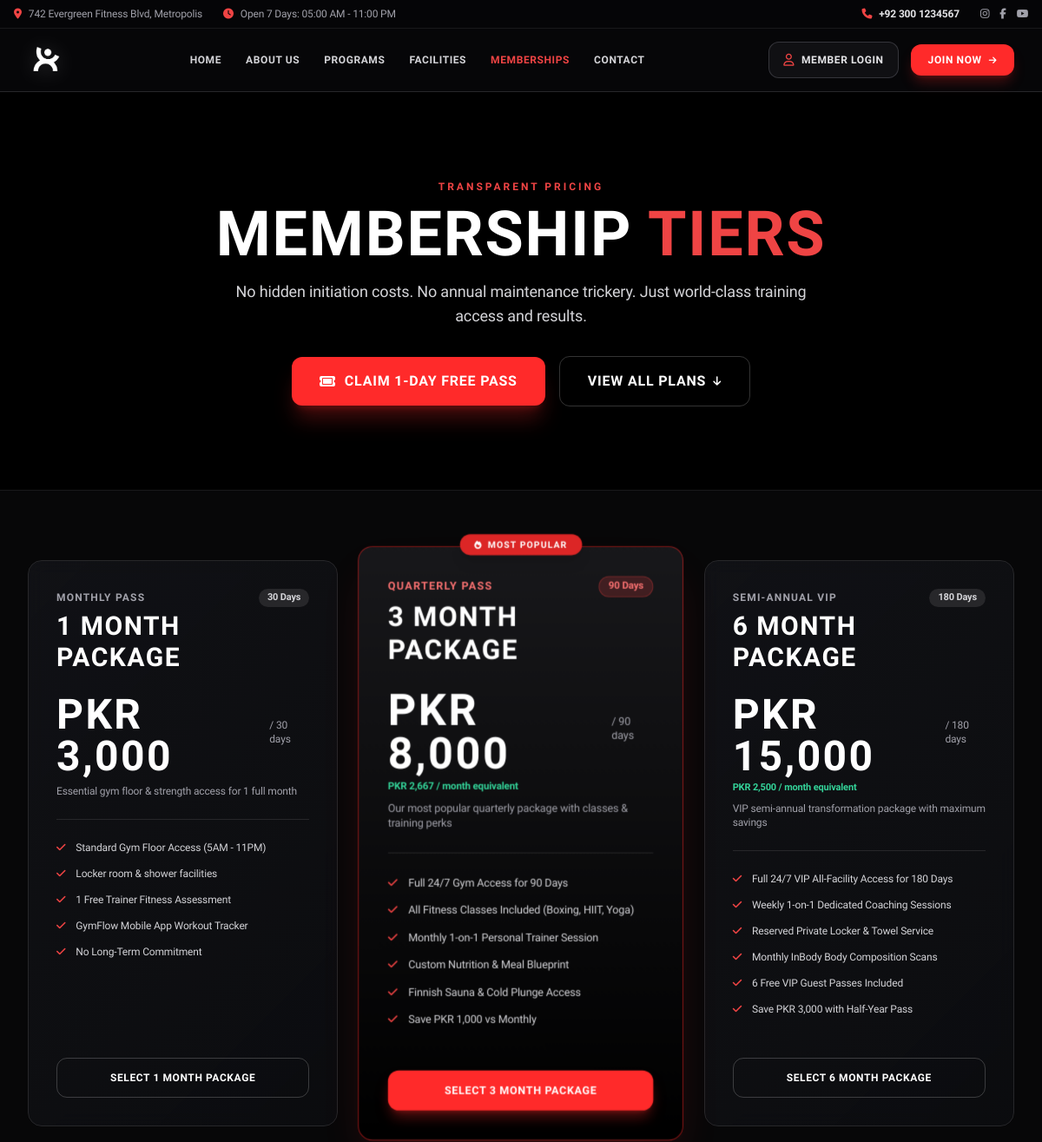
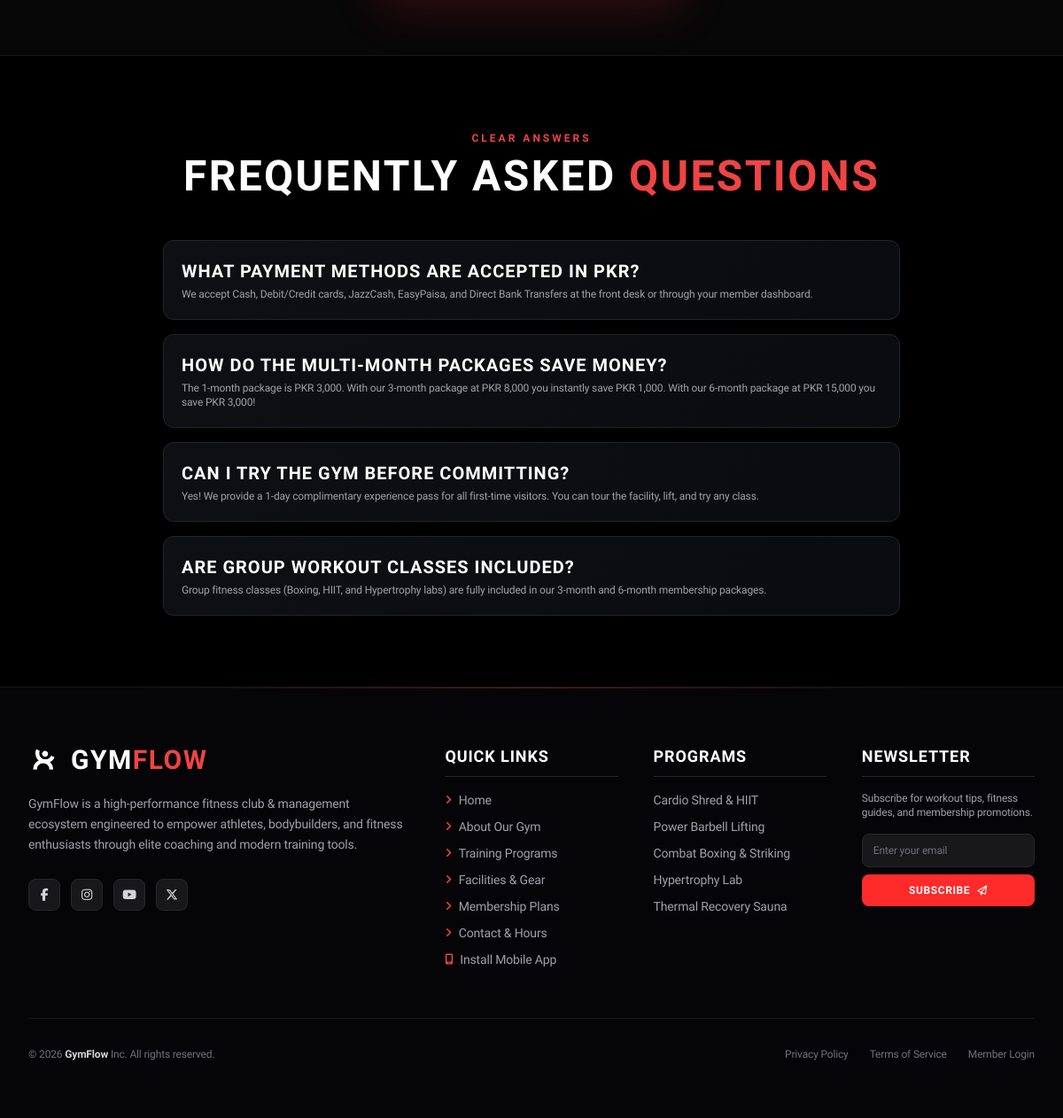
/pricing.php, run on the app's committed database (2 pictures, top to bottom).
### tables this page shows
CREATE TABLE IF NOT EXISTS `membership_plans` (
    `id` INT AUTO_INCREMENT PRIMARY KEY,
    `name` VARCHAR(100) NOT NULL,
    `slug` VARCHAR(100) NOT NULL UNIQUE,
    `description` TEXT NULL,
    `price` DECIMAL(10, 2) NOT NULL,
    `duration_days` INT NOT NULL DEFAULT 30,
    `features` TEXT NULL,  
    `is_popular` TINYINT(1) DEFAULT 0,
    `status` ENUM('active', 'inactive') DEFAULT 'active',
    `created_at` TIMESTAMP DEFAULT CURRENT_TIMESTAMP
);

### config/app.php (called while the page is built, shortened)
<?php
function getRootPrefix(): string {
    $projectRoot = str_replace('\\', '/', realpath(dirname(__DIR__)) ?: dirname(__DIR__));
    $scriptFilename = $_SERVER['SCRIPT_FILENAME'] ?? '';
    if ($scriptFilename) {
        $currentScriptDir = str_replace('\\', '/', realpath(dirname($scriptFilename)) ?: dirname($scriptFilename));
        $pRootLower = strtolower(rtrim($projectRoot, '/'));
        $cDirLower = strtolower(rtrim($currentScriptDir, '/'));
        if (strpos($cDirLower, $pRootLower) === 0) {
            $sub = trim(substr($currentScriptDir, strlen($projectRoot)), '/\\');
            return '';
        }
    }
    $script = str_replace('\\', '/', $_SERVER['SCRIPT_NAME'] ?? '');
    $dir = trim(dirname($script), '/\\');
    $parts = array_filter(explode('/', $dir));
    return str_repeat('../', count($parts));
}
function url(string $path = ''): string {
    $path = ltrim($path, '/');
    if ($path === '' || $path === 'index.php') {
        $cleanPath = '';
    } else {
        $cleanPath = preg_replace('/\.php(\?|#|$)/', '$1', $path);
    }
    $prefix = getRootPrefix();
    return $prefix . ($cleanPath === '' ? ($prefix ? '' : './') : $cleanPath);
}

### pricing.php (the view, shortened to what this page needs)
<?php
require_once __DIR__ . '/config/app.php';
require_once __DIR__ . '/components/head.php';
require_once __DIR__ . '/components/header.php';
?>
<main class="flex-grow">
    <section class="relative py-20 lg:py-24 bg-black overflow-hidden border-b border-zinc-900">
        <div class="relative z-10 max-w-7xl mx-auto px-4 sm:px-6 lg:px-8 text-center">
            <span class="text-red-500 text-xs font-bold uppercase tracking-[0.25em]">Transparent Pricing</span>
            <h1 class="font-heading text-5xl sm:text-7xl font-bold text-white uppercase tracking-wide mt-2">
                MEMBERSHIP <span class="text-red-500">TIERS</span>
            </h1>
            <p class="mt-4 text-zinc-300 max-w-2xl mx-auto text-base sm:text-lg">
                No hidden initiation costs. No annual maintenance trickery. Just world-class training access and results.
            </p>
            <div class="mt-8 flex flex-wrap items-center justify-center gap-4">
                <a href="<?= url('contact.php?program=Free+1-Day+Trial+Pass+%26+Tour') ?>" class="btn-primary text-sm sm:text-base font-bold uppercase tracking-wider px-8 py-4 rounded-xl shadow-xl shadow-red-600/30 inline-flex items-center gap-2.5">
                    <i class="fa-solid fa-ticket text-white"></i>
                    <span>Claim 1-Day Free Pass</span>
                </a>
                <a href="#plans" class="btn-outline text-sm sm:text-base font-bold uppercase tracking-wider px-8 py-4 rounded-xl inline-flex items-center gap-2">
                    <span>View All Plans</span>
                    <i class="fa-solid fa-arrow-down text-xs"></i>
                </a>
            </div>
        </div>
    </section>
<?php
$dbPlans = [];
try {
    $db = getDB();
    $stmtP = $db->query("SELECT * FROM membership_plans WHERE status = 'active' ORDER BY duration_days ASC");
    $dbPlans = $stmtP->fetchAll();
} catch (Exception $e) {
    $dbPlans = [];
}
?>
    <section id="plans" class="py-20 bg-[#070708]">
        <div class="max-w-7xl mx-auto px-4 sm:px-6 lg:px-8">
            <div class="grid grid-cols-1 md:grid-cols-3 gap-8 items-stretch">
                <?php if (!empty($dbPlans)): ?>
                    <?php foreach ($dbPlans as $plan):
                        $features = json_decode($plan['features'] ?? '[]', true) ?: [];
                        $isPop = (bool)$plan['is_popular'];
                        $durationMonths = max(1, round($plan['duration_days'] / 30));
                        $monthlyEquiv = round($plan['price'] / $durationMonths);
                    ?>
                        <div class="glass-card rounded-2xl p-8 flex flex-col justify-between relative transition-all border <?= $isPop ? 'border-red-600/60 shadow-2xl shadow-red-600/20 scale-105 bg-gradient-to-b from-zinc-900 to-black z-10' : 'border-zinc-800 hover:border-zinc-700' ?>">
                            <?php if ($isPop): ?>
                                <div class="absolute -top-3.5 left-1/2 -translate-x-1/2 bg-red-600 text-white text-[10px] font-extrabold uppercase tracking-widest px-4 py-1 rounded-full shadow-lg flex items-center gap-1.5">
                                    <i class="fa-solid fa-fire text-[9px]"></i>
                                    <span>Most Popular</span>
                                </div>
                            <?php endif; ?>
                            <div>
                                <div class="flex items-center justify-between">
                                    <span class="text-xs uppercase tracking-widest <?= $isPop ? 'text-red-400' : 'text-zinc-400' ?> font-bold">
                                        <?= $plan['duration_days'] >= 180 ? 'Semi-Annual VIP' : ($plan['duration_days'] >= 90 ? 'Quarterly Pass' : 'Monthly Pass') ?>
                                    </span>
                                    <span class="text-[11px] font-bold px-2.5 py-0.5 rounded-full <?= $isPop ? 'bg-red-500/20 text-red-400 border border-red-500/30' : 'bg-zinc-800 text-zinc-300' ?>">
                                        <?= (int)$plan['duration_days'] ?> Days
                                    </span>
                                </div>
                                <h3 class="font-heading text-3xl font-bold text-white mt-1 uppercase"><?= htmlspecialchars($plan['name']) ?></h3>
                                <div class="mt-6 flex items-baseline">
                                    <span class="font-heading text-4xl sm:text-5xl font-extrabold text-white">PKR <?= number_format((float)$plan['price']) ?></span>
                                    <span class="text-zinc-400 text-xs ml-2">/ <?= (int)$plan['duration_days'] ?> days</span>
                                </div>
                                <?php if ($durationMonths > 1): ?>
                                    <p class="text-[11px] text-emerald-400 font-semibold mt-1">PKR <?= number_format($monthlyEquiv) ?> / month equivalent</p>
                                <?php endif; ?>
                                <p class="text-xs text-zinc-400 mt-2 pb-6 border-b border-zinc-800"><?= htmlspecialchars($plan['description'] ?? 'Unlimited world-class gym training access.') ?></p>
                                <ul class="space-y-3.5 my-6 text-xs text-zinc-300">
                                    <?php foreach ($features as $feat): ?>
                                        <li class="flex items-center gap-3">
                                            <i class="fa-solid fa-check text-red-500 shrink-0"></i>
                                            <span><?= htmlspecialchars($feat) ?></span>
                                        </li>
                                    <?php endforeach; ?>
                                </ul>
                            </div>
                            <a href="<?= url('register.php?plan=' . (int)$plan['id']) ?>" class="w-full text-center block <?= $isPop ? 'btn-primary shadow-lg shadow-red-600/40' : 'btn-outline' ?> font-bold uppercase tracking-wider py-3.5 rounded-xl text-xs mt-6">
                                Select <?= htmlspecialchars($plan['name']) ?>
                            </a>
                        </div>
                    <?php endforeach; ?>
                <?php endif; ?>
            </div>
        </div>
    </section>
    <section class="py-20 bg-black border-t border-zinc-900">
        <div class="max-w-4xl mx-auto px-4 sm:px-6 lg:px-8">
            <div class="text-center mb-12">
                <span class="text-red-500 text-xs font-bold uppercase tracking-[0.25em]">Clear Answers</span>
                <h2 class="font-heading text-4xl sm:text-5xl font-bold text-white uppercase mt-2">
                    FREQUENTLY ASKED <span class="text-red-500">QUESTIONS</span>
                </h2>
            </div>
            <div class="space-y-4">
                <div class="glass-card rounded-xl p-5">
                    <h4 class="font-heading text-xl font-bold text-white uppercase">What payment methods are accepted in PKR?</h4>
                    <p class="text-xs text-zinc-400 mt-1">We accept Cash, Debit/Credit cards, JazzCash, EasyPaisa, and Direct Bank Transfers at the front desk or through your member dashboard.</p>
                </div>
                <div class="glass-card rounded-xl p-5">
                    <h4 class="font-heading text-xl font-bold text-white uppercase">How do the multi-month packages save money?</h4>
                    <p class="text-xs text-zinc-400 mt-1">The 1-month package is PKR 3,000. With our 3-month package at PKR 8,000 you instantly save PKR 1,000. With our 6-month package at PKR 15,000 you save PKR 3,000!</p>
                </div>
                <div class="glass-card rounded-xl p-5">
                    <h4 class="font-heading text-xl font-bold text-white uppercase">Can I try the gym before committing?</h4>
                    <p class="text-xs text-zinc-400 mt-1">Yes! We provide a 1-day complimentary experience pass for all first-time visitors. You can tour the facility, lift, and try any class.</p>
                </div>
                <div class="glass-card rounded-xl p-5">
                    <h4 class="font-heading text-xl font-bold text-white uppercase">Are group workout classes included?</h4>
                    <p class="text-xs text-zinc-400 mt-1">Group fitness classes (Boxing, HIIT, and Hypertrophy labs) are fully included in our 3-month and 6-month membership packages.</p>
                </div>
            </div>
        </div>
    </section>
</main>
<?php
require_once __DIR__ . '/components/footer.php';
?>

### data on the page
membership_plans: shows "MONTHLY PASS", duration_days "30", name "1 MONTH PACKAGE", price "3,000", description "Essential gym floor & strength access for 1 full month", features "Standard Gym Floor Access (5AM - 11PM)", features "Locker room & shower facilities", features "1 Free Trainer Fitness Assessment", features "GymFlow Mobile App Workout Tracker", features "No Long-Term Commitment"
membership_plans: is_popular 1 (drawn), shows "QUARTERLY PASS", duration_days "90", name "3 MONTH PACKAGE", price "8,000", monthlyEquiv "2,667", description "Our most popular quarterly package with classes & training perks", features "Full 24/7 Gym Access for 90 Days", features "All Fitness Classes Included (Boxing, HIIT, Yoga)", features "Monthly 1-on-1 Personal Trainer Session", features "Custom Nutrition & Meal Blueprint", features "Finnish Sauna & Cold Plunge Access", features "Save PKR 1,000 vs Monthly"
membership_plans: shows "SEMI-ANNUAL VIP", duration_days "180", name "6 MONTH PACKAGE", price "15,000", monthlyEquiv "2,500", description "VIP semi-annual transformation package with maximum savings", features "Full 24/7 VIP All-Facility Access for 180 Days", features "Weekly 1-on-1 Dedicated Coaching Sessions", features "Reserved Private Locker & Towel Service", features "Monthly InBody Body Composition Scans", features "6 Free VIP Guest Passes Included", features "Save PKR 3,000 with Half-Year Pass"
